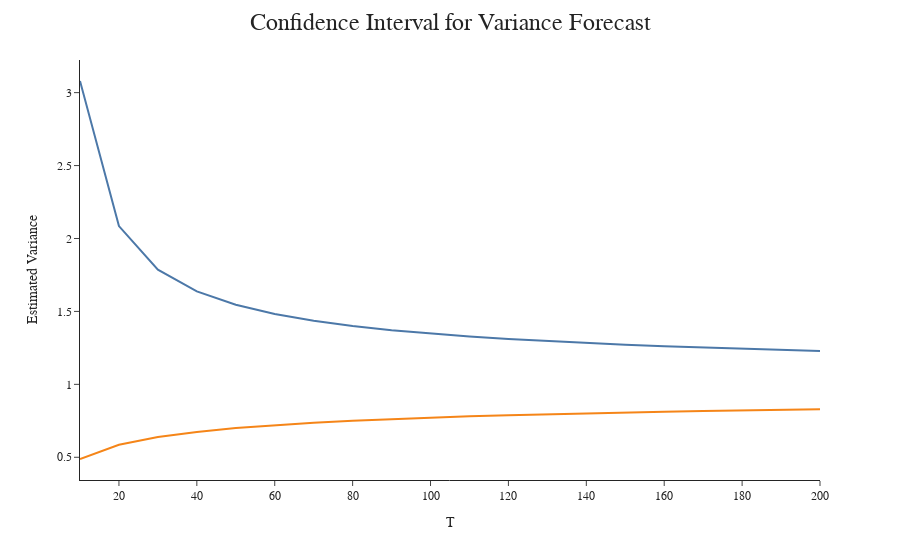

Write notebook code for a chart like this one.
### Code cell
fig = px.line(ci_bounds)
fig.update_layout(title_text="Confidence Interval for Variance Forecast", 
                              xaxis_title = "T", yaxis_title = "Estimated Variance",
                             showlegend=False,)
fig.show()

### Figure 1 — Plotly figure (JSON) as saved in the notebook; plotly's stock layout.template omitted (floating-point values rounded to 4 significant figures)
{"data": [{"hovertemplate": "variable=Up<br>index=%{x}<br>value=%{y}<extra></extra>", "legendgroup": "Up", "line": {"color": "#4C78A8", "dash": "solid"}, "marker": {"symbol": "circle"}, "mode": "lines", "name": "Up", "orientation": "v", "showlegend": true, "type": "scatter", "x": [10, 20, 30, 40, 50, 60, 70, 80, 90, 100, 110, 120, 130, 140, 150, 160, 170, 180, 190, 200], "xaxis": "x", "y": [3.08, 2.085, 1.787, 1.637, 1.545, 1.482, 1.436, 1.4, 1.371, 1.347, 1.327, 1.31, 1.296, 1.283, 1.271, 1.261, 1.252, 1.244, 1.236, 1.229], "yaxis": "y"}, {"hovertemplate": "variable=Lw<br>index=%{x}<br>value=%{y}<extra></extra>", "legendgroup": "Lw", "line": {"color": "#F58518", "dash": "solid"}, "marker": {"symbol": "circle"}, "mode": "lines", "name": "Lw", "orientation": "v", "showlegend": true, "type": "scatter", "x": [10, 20, 30, 40, 50, 60, 70, 80, 90, 100, 110, 120, 130, 140, 150, 160, 170, 180, 190, 200], "xaxis": "x", "y": [0.4882, 0.5853, 0.6386, 0.6741, 0.7001, 0.7203, 0.7367, 0.7503, 0.7618, 0.7718, 0.7806, 0.7884, 0.7953, 0.8016, 0.8073, 0.8125, 0.8173, 0.8218, 0.8259, 0.8297], "yaxis": "y"}], "layout": {"legend": {"title": {"text": "variable"}, "tracegroupgap": 0}, "margin": {"t": 60}, "showlegend": false, "title": {"text": "Confidence Interval for Variance Forecast"}, "xaxis": {"anchor": "y", "domain": [0, 1], "title": {"text": "T"}}, "yaxis": {"anchor": "x", "domain": [0, 1], "title": {"text": "Estimated Variance"}}}}
